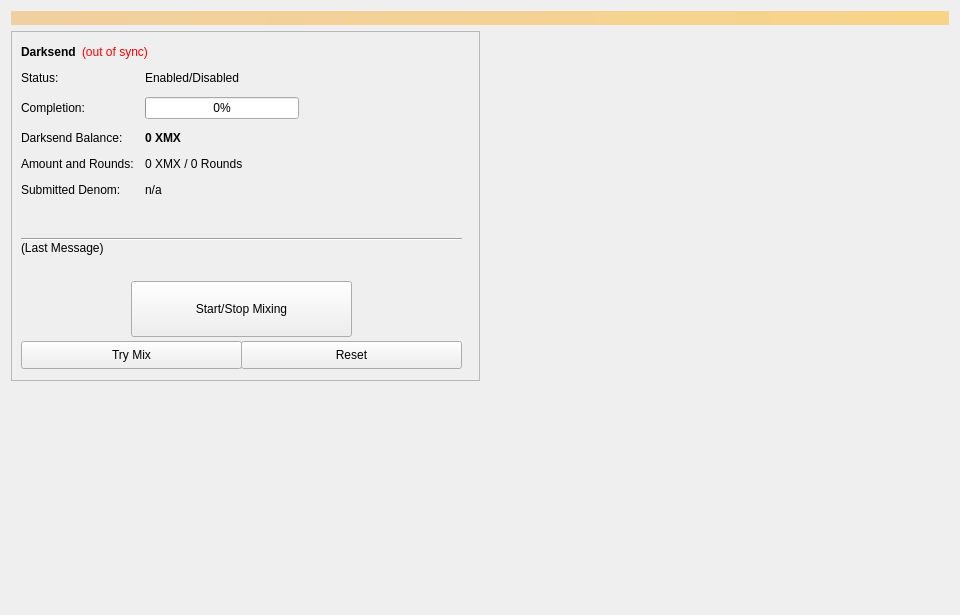
<?xml version="1.0" encoding="UTF-8"?>
<ui version="4.0">
 <class>Coinmix</class>
 <widget class="QWidget" name="Coinmix">
  <property name="geometry">
   <rect>
    <x>0</x>
    <y>0</y>
    <width>960</width>
    <height>615</height>
   </rect>
  </property>
  <property name="minimumSize">
   <size>
    <width>960</width>
    <height>0</height>
   </size>
  </property>
  <property name="windowTitle">
   <string>Form</string>
  </property>
  <layout class="QVBoxLayout" name="topLayout">
   <item>
    <widget class="QLabel" name="labelAlerts">
     <property name="visible">
      <bool>false</bool>
     </property>
     <property name="styleSheet">
      <string notr="true">background-color: qlineargradient(x1: 0, y1: 0, x2: 1, y2: 0, stop:0 #F0D0A0, stop:1 #F8D488); color:#000000;</string>
     </property>
     <property name="wordWrap">
      <bool>true</bool>
     </property>
     <property name="margin">
      <number>3</number>
     </property>
    </widget>
   </item>
   <item>
    <layout class="QHBoxLayout" name="horizontalLayout" stretch="1,1">
     <item>
      <layout class="QVBoxLayout" name="verticalLayout_2">
       <item>
        <widget class="QFrame" name="frameDarksend">
         <property name="minimumSize">
          <size>
           <width>0</width>
           <height>350</height>
          </size>
         </property>
         <property name="layoutDirection">
          <enum>Qt::LeftToRight</enum>
         </property>
         <property name="frameShape">
          <enum>QFrame::StyledPanel</enum>
         </property>
         <property name="frameShadow">
          <enum>QFrame::Raised</enum>
         </property>
         <widget class="QWidget" name="formLayoutWidget">
          <property name="geometry">
           <rect>
            <x>10</x>
            <y>40</y>
            <width>451</width>
            <height>161</height>
           </rect>
          </property>
          <layout class="QFormLayout" name="formLayout">
           <property name="fieldGrowthPolicy">
            <enum>QFormLayout::AllNonFixedFieldsGrow</enum>
           </property>
           <property name="horizontalSpacing">
            <number>11</number>
           </property>
           <property name="verticalSpacing">
            <number>12</number>
           </property>
           <item row="0" column="0">
            <widget class="QLabel" name="label_6">
             <property name="text">
              <string>Status:</string>
             </property>
            </widget>
           </item>
           <item row="1" column="0">
            <widget class="QLabel" name="label_7">
             <property name="text">
              <string>Completion:</string>
             </property>
            </widget>
           </item>
           <item row="1" column="1">
            <widget class="QProgressBar" name="DarksendProgress">
             <property name="maximumSize">
              <size>
               <width>154</width>
               <height>16777215</height>
              </size>
             </property>
             <property name="value">
              <number>0</number>
             </property>
            </widget>
           </item>
           <item row="2" column="0">
            <widget class="QLabel" name="labelAnonymizedText">
             <property name="text">
              <string>Darksend Balance:</string>
             </property>
            </widget>
           </item>
           <item row="2" column="1">
            <widget class="QLabel" name="labelAnonymized">
             <property name="font">
              <font>
               <weight>75</weight>
               <bold>true</bold>
              </font>
             </property>
             <property name="text">
              <string notr="true">0 XMX</string>
             </property>
            </widget>
           </item>
           <item row="3" column="0">
            <widget class="QLabel" name="label_8">
             <property name="text">
              <string>Amount and Rounds:</string>
             </property>
            </widget>
           </item>
           <item row="3" column="1">
            <widget class="QLabel" name="labelAmountRounds">
             <property name="text">
              <string>0 XMX / 0 Rounds</string>
             </property>
            </widget>
           </item>
           <item row="4" column="0">
            <widget class="QLabel" name="label_9">
             <property name="text">
              <string>Submitted Denom:</string>
             </property>
            </widget>
           </item>
           <item row="4" column="1">
            <widget class="QLabel" name="labelSubmittedDenom">
             <property name="toolTip">
              <string>The denominations you submitted to the Masternode.&lt;br&gt;To mix, other users must submit the exact same denominations.</string>
             </property>
             <property name="text">
              <string>n/a</string>
             </property>
            </widget>
           </item>
           <item row="0" column="1">
            <widget class="QLabel" name="DarksendEnabled">
             <property name="text">
              <string>Enabled/Disabled</string>
             </property>
            </widget>
           </item>
          </layout>
         </widget>
         <widget class="QPushButton" name="runAutoDenom">
          <property name="geometry">
           <rect>
            <x>251</x>
            <y>17</y>
            <width>1</width>
            <height>1</height>
           </rect>
          </property>
          <property name="palette">
           <palette>
            <active>
             <colorrole role="WindowText">
              <brush brushstyle="SolidPattern">
               <color alpha="255">
                <red>0</red>
                <green>0</green>
                <blue>0</blue>
               </color>
              </brush>
             </colorrole>
             <colorrole role="Button">
              <brush brushstyle="SolidPattern">
               <color alpha="255">
                <red>239</red>
                <green>238</green>
                <blue>238</blue>
               </color>
              </brush>
             </colorrole>
             <colorrole role="Light">
              <brush brushstyle="SolidPattern">
               <color alpha="255">
                <red>255</red>
                <green>255</green>
                <blue>255</blue>
               </color>
              </brush>
             </colorrole>
             <colorrole role="Midlight">
              <brush brushstyle="SolidPattern">
               <color alpha="255">
                <red>247</red>
                <green>246</green>
                <blue>246</blue>
               </color>
              </brush>
             </colorrole>
             <colorrole role="Dark">
              <brush brushstyle="SolidPattern">
               <color alpha="255">
                <red>119</red>
                <green>119</green>
                <blue>119</blue>
               </color>
              </brush>
             </colorrole>
             <colorrole role="Mid">
              <brush brushstyle="SolidPattern">
               <color alpha="255">
                <red>159</red>
                <green>159</green>
                <blue>159</blue>
               </color>
              </brush>
             </colorrole>
             <colorrole role="Text">
              <brush brushstyle="SolidPattern">
               <color alpha="255">
                <red>0</red>
                <green>0</green>
                <blue>0</blue>
               </color>
              </brush>
             </colorrole>
             <colorrole role="BrightText">
              <brush brushstyle="SolidPattern">
               <color alpha="255">
                <red>255</red>
                <green>255</green>
                <blue>255</blue>
               </color>
              </brush>
             </colorrole>
             <colorrole role="ButtonText">
              <brush brushstyle="SolidPattern">
               <color alpha="255">
                <red>0</red>
                <green>0</green>
                <blue>0</blue>
               </color>
              </brush>
             </colorrole>
             <colorrole role="Base">
              <brush brushstyle="SolidPattern">
               <color alpha="255">
                <red>255</red>
                <green>255</green>
                <blue>255</blue>
               </color>
              </brush>
             </colorrole>
             <colorrole role="Window">
              <brush brushstyle="SolidPattern">
               <color alpha="255">
                <red>239</red>
                <green>238</green>
                <blue>238</blue>
               </color>
              </brush>
             </colorrole>
             <colorrole role="Shadow">
              <brush brushstyle="SolidPattern">
               <color alpha="255">
                <red>0</red>
                <green>0</green>
                <blue>0</blue>
               </color>
              </brush>
             </colorrole>
             <colorrole role="AlternateBase">
              <brush brushstyle="SolidPattern">
               <color alpha="255">
                <red>247</red>
                <green>246</green>
                <blue>246</blue>
               </color>
              </brush>
             </colorrole>
             <colorrole role="ToolTipBase">
              <brush brushstyle="SolidPattern">
               <color alpha="255">
                <red>255</red>
                <green>255</green>
                <blue>220</blue>
               </color>
              </brush>
             </colorrole>
             <colorrole role="ToolTipText">
              <brush brushstyle="SolidPattern">
               <color alpha="255">
                <red>0</red>
                <green>0</green>
                <blue>0</blue>
               </color>
              </brush>
             </colorrole>
            </active>
            <inactive>
             <colorrole role="WindowText">
              <brush brushstyle="SolidPattern">
               <color alpha="255">
                <red>0</red>
                <green>0</green>
                <blue>0</blue>
               </color>
              </brush>
             </colorrole>
             <colorrole role="Button">
              <brush brushstyle="SolidPattern">
               <color alpha="255">
                <red>239</red>
                <green>238</green>
                <blue>238</blue>
               </color>
              </brush>
             </colorrole>
             <colorrole role="Light">
              <brush brushstyle="SolidPattern">
               <color alpha="255">
                <red>255</red>
                <green>255</green>
                <blue>255</blue>
               </color>
              </brush>
             </colorrole>
             <colorrole role="Midlight">
              <brush brushstyle="SolidPattern">
               <color alpha="255">
                <red>247</red>
                <green>246</green>
                <blue>246</blue>
               </color>
              </brush>
             </colorrole>
             <colorrole role="Dark">
              <brush brushstyle="SolidPattern">
               <color alpha="255">
                <red>119</red>
                <green>119</green>
                <blue>119</blue>
               </color>
              </brush>
             </colorrole>
             <colorrole role="Mid">
              <brush brushstyle="SolidPattern">
               <color alpha="255">
                <red>159</red>
                <green>159</green>
                <blue>159</blue>
               </color>
              </brush>
             </colorrole>
             <colorrole role="Text">
              <brush brushstyle="SolidPattern">
               <color alpha="255">
                <red>0</red>
                <green>0</green>
                <blue>0</blue>
               </color>
              </brush>
             </colorrole>
             <colorrole role="BrightText">
              <brush brushstyle="SolidPattern">
               <color alpha="255">
                <red>255</red>
                <green>255</green>
                <blue>255</blue>
               </color>
              </brush>
             </colorrole>
             <colorrole role="ButtonText">
              <brush brushstyle="SolidPattern">
               <color alpha="255">
                <red>0</red>
                <green>0</green>
                <blue>0</blue>
               </color>
              </brush>
             </colorrole>
             <colorrole role="Base">
              <brush brushstyle="SolidPattern">
               <color alpha="255">
                <red>255</red>
                <green>255</green>
                <blue>255</blue>
               </color>
              </brush>
             </colorrole>
             <colorrole role="Window">
              <brush brushstyle="SolidPattern">
               <color alpha="255">
                <red>239</red>
                <green>238</green>
                <blue>238</blue>
               </color>
              </brush>
             </colorrole>
             <colorrole role="Shadow">
              <brush brushstyle="SolidPattern">
               <color alpha="255">
                <red>0</red>
                <green>0</green>
                <blue>0</blue>
               </color>
              </brush>
             </colorrole>
             <colorrole role="AlternateBase">
              <brush brushstyle="SolidPattern">
               <color alpha="255">
                <red>247</red>
                <green>246</green>
                <blue>246</blue>
               </color>
              </brush>
             </colorrole>
             <colorrole role="ToolTipBase">
              <brush brushstyle="SolidPattern">
               <color alpha="255">
                <red>255</red>
                <green>255</green>
                <blue>220</blue>
               </color>
              </brush>
             </colorrole>
             <colorrole role="ToolTipText">
              <brush brushstyle="SolidPattern">
               <color alpha="255">
                <red>0</red>
                <green>0</green>
                <blue>0</blue>
               </color>
              </brush>
             </colorrole>
            </inactive>
            <disabled>
             <colorrole role="WindowText">
              <brush brushstyle="SolidPattern">
               <color alpha="255">
                <red>119</red>
                <green>119</green>
                <blue>119</blue>
               </color>
              </brush>
             </colorrole>
             <colorrole role="Button">
              <brush brushstyle="SolidPattern">
               <color alpha="255">
                <red>239</red>
                <green>238</green>
                <blue>238</blue>
               </color>
              </brush>
             </colorrole>
             <colorrole role="Light">
              <brush brushstyle="SolidPattern">
               <color alpha="255">
                <red>255</red>
                <green>255</green>
                <blue>255</blue>
               </color>
              </brush>
             </colorrole>
             <colorrole role="Midlight">
              <brush brushstyle="SolidPattern">
               <color alpha="255">
                <red>247</red>
                <green>246</green>
                <blue>246</blue>
               </color>
              </brush>
             </colorrole>
             <colorrole role="Dark">
              <brush brushstyle="SolidPattern">
               <color alpha="255">
                <red>119</red>
                <green>119</green>
                <blue>119</blue>
               </color>
              </brush>
             </colorrole>
             <colorrole role="Mid">
              <brush brushstyle="SolidPattern">
               <color alpha="255">
                <red>159</red>
                <green>159</green>
                <blue>159</blue>
               </color>
              </brush>
             </colorrole>
             <colorrole role="Text">
              <brush brushstyle="SolidPattern">
               <color alpha="255">
                <red>119</red>
                <green>119</green>
                <blue>119</blue>
               </color>
              </brush>
             </colorrole>
             <colorrole role="BrightText">
              <brush brushstyle="SolidPattern">
               <color alpha="255">
                <red>255</red>
                <green>255</green>
                <blue>255</blue>
               </color>
              </brush>
             </colorrole>
             <colorrole role="ButtonText">
              <brush brushstyle="SolidPattern">
               <color alpha="255">
                <red>119</red>
                <green>119</green>
                <blue>119</blue>
               </color>
              </brush>
             </colorrole>
             <colorrole role="Base">
              <brush brushstyle="SolidPattern">
               <color alpha="255">
                <red>239</red>
                <green>238</green>
                <blue>238</blue>
               </color>
              </brush>
             </colorrole>
             <colorrole role="Window">
              <brush brushstyle="SolidPattern">
               <color alpha="255">
                <red>239</red>
                <green>238</green>
                <blue>238</blue>
               </color>
              </brush>
             </colorrole>
             <colorrole role="Shadow">
              <brush brushstyle="SolidPattern">
               <color alpha="255">
                <red>0</red>
                <green>0</green>
                <blue>0</blue>
               </color>
              </brush>
             </colorrole>
             <colorrole role="AlternateBase">
              <brush brushstyle="SolidPattern">
               <color alpha="255">
                <red>239</red>
                <green>238</green>
                <blue>238</blue>
               </color>
              </brush>
             </colorrole>
             <colorrole role="ToolTipBase">
              <brush brushstyle="SolidPattern">
               <color alpha="255">
                <red>255</red>
                <green>255</green>
                <blue>220</blue>
               </color>
              </brush>
             </colorrole>
             <colorrole role="ToolTipText">
              <brush brushstyle="SolidPattern">
               <color alpha="255">
                <red>0</red>
                <green>0</green>
                <blue>0</blue>
               </color>
              </brush>
             </colorrole>
            </disabled>
           </palette>
          </property>
          <property name="focusPolicy">
           <enum>Qt::NoFocus</enum>
          </property>
          <property name="autoFillBackground">
           <bool>true</bool>
          </property>
          <property name="text">
           <string/>
          </property>
          <property name="flat">
           <bool>true</bool>
          </property>
         </widget>
         <widget class="QPushButton" name="toggleDarksend">
          <property name="geometry">
           <rect>
            <x>120</x>
            <y>250</y>
            <width>221</width>
            <height>56</height>
           </rect>
          </property>
          <property name="sizePolicy">
           <sizepolicy hsizetype="MinimumExpanding" vsizetype="Fixed">
            <horstretch>0</horstretch>
            <verstretch>0</verstretch>
           </sizepolicy>
          </property>
          <property name="text">
           <string>Start/Stop Mixing</string>
          </property>
         </widget>
         <widget class="Line" name="lineLastMessage">
          <property name="geometry">
           <rect>
            <x>10</x>
            <y>200</y>
            <width>441</width>
            <height>16</height>
           </rect>
          </property>
          <property name="orientation">
           <enum>Qt::Horizontal</enum>
          </property>
         </widget>
         <widget class="QLabel" name="DarksendStatus">
          <property name="geometry">
           <rect>
            <x>10</x>
            <y>210</y>
            <width>451</width>
            <height>43</height>
           </rect>
          </property>
          <property name="minimumSize">
           <size>
            <width>288</width>
            <height>43</height>
           </size>
          </property>
          <property name="text">
           <string>(Last Message)</string>
          </property>
          <property name="alignment">
           <set>Qt::AlignLeading|Qt::AlignLeft|Qt::AlignTop</set>
          </property>
          <property name="wordWrap">
           <bool>true</bool>
          </property>
         </widget>
         <widget class="QPushButton" name="DarksendAuto">
          <property name="geometry">
           <rect>
            <x>10</x>
            <y>310</y>
            <width>221</width>
            <height>28</height>
           </rect>
          </property>
          <property name="sizePolicy">
           <sizepolicy hsizetype="MinimumExpanding" vsizetype="Fixed">
            <horstretch>0</horstretch>
            <verstretch>0</verstretch>
           </sizepolicy>
          </property>
          <property name="toolTip">
           <string>Try to manually submit a Darksend request.</string>
          </property>
          <property name="text">
           <string>Try Mix</string>
          </property>
         </widget>
         <widget class="QPushButton" name="DarksendReset">
          <property name="geometry">
           <rect>
            <x>230</x>
            <y>310</y>
            <width>221</width>
            <height>28</height>
           </rect>
          </property>
          <property name="sizePolicy">
           <sizepolicy hsizetype="MinimumExpanding" vsizetype="Fixed">
            <horstretch>0</horstretch>
            <verstretch>0</verstretch>
           </sizepolicy>
          </property>
          <property name="toolTip">
           <string>Reset the current status of Darksend (can interrupt Darksend if it's in the process of Mixing, which can cost you money!)</string>
          </property>
          <property name="autoFillBackground">
           <bool>false</bool>
          </property>
          <property name="text">
           <string>Reset</string>
          </property>
         </widget>
         <widget class="QWidget" name="layoutWidget">
          <property name="geometry">
           <rect>
            <x>10</x>
            <y>10</y>
            <width>431</width>
            <height>22</height>
           </rect>
          </property>
          <layout class="QHBoxLayout" name="horizontalLayout_5">
           <item>
            <widget class="QLabel" name="label_2">
             <property name="font">
              <font>
               <weight>75</weight>
               <bold>true</bold>
              </font>
             </property>
             <property name="text">
              <string>Darksend</string>
             </property>
            </widget>
           </item>
           <item>
            <widget class="QLabel" name="labelDarksendSyncStatus">
             <property name="toolTip">
              <string>The displayed information may be out of date. Your wallet automatically synchronizes with the Xuma network after a connection is established, but this process has not completed yet.</string>
             </property>
             <property name="styleSheet">
              <string notr="true">QLabel { color: red; }</string>
             </property>
             <property name="text">
              <string notr="true">(out of sync)</string>
             </property>
             <property name="alignment">
              <set>Qt::AlignLeading|Qt::AlignLeft|Qt::AlignVCenter</set>
             </property>
            </widget>
           </item>
           <item>
            <spacer name="horizontalSpacer_4">
             <property name="orientation">
              <enum>Qt::Horizontal</enum>
             </property>
             <property name="sizeHint" stdset="0">
              <size>
               <width>40</width>
               <height>20</height>
              </size>
             </property>
            </spacer>
           </item>
          </layout>
         </widget>
        </widget>
       </item>
       <item>
        <spacer name="verticalSpacer">
         <property name="orientation">
          <enum>Qt::Vertical</enum>
         </property>
         <property name="sizeHint" stdset="0">
          <size>
           <width>20</width>
           <height>40</height>
          </size>
         </property>
        </spacer>
       </item>
      </layout>
     </item>
     <item>
      <layout class="QVBoxLayout" name="verticalLayout_3">
       <item>
        <spacer name="verticalSpacer_2">
         <property name="orientation">
          <enum>Qt::Vertical</enum>
         </property>
         <property name="sizeType">
          <enum>QSizePolicy::Expanding</enum>
         </property>
         <property name="sizeHint" stdset="0">
          <size>
           <width>20</width>
           <height>40</height>
          </size>
         </property>
        </spacer>
       </item>
      </layout>
     </item>
    </layout>
   </item>
  </layout>
 </widget>
 <resources/>
 <connections/>
</ui>
